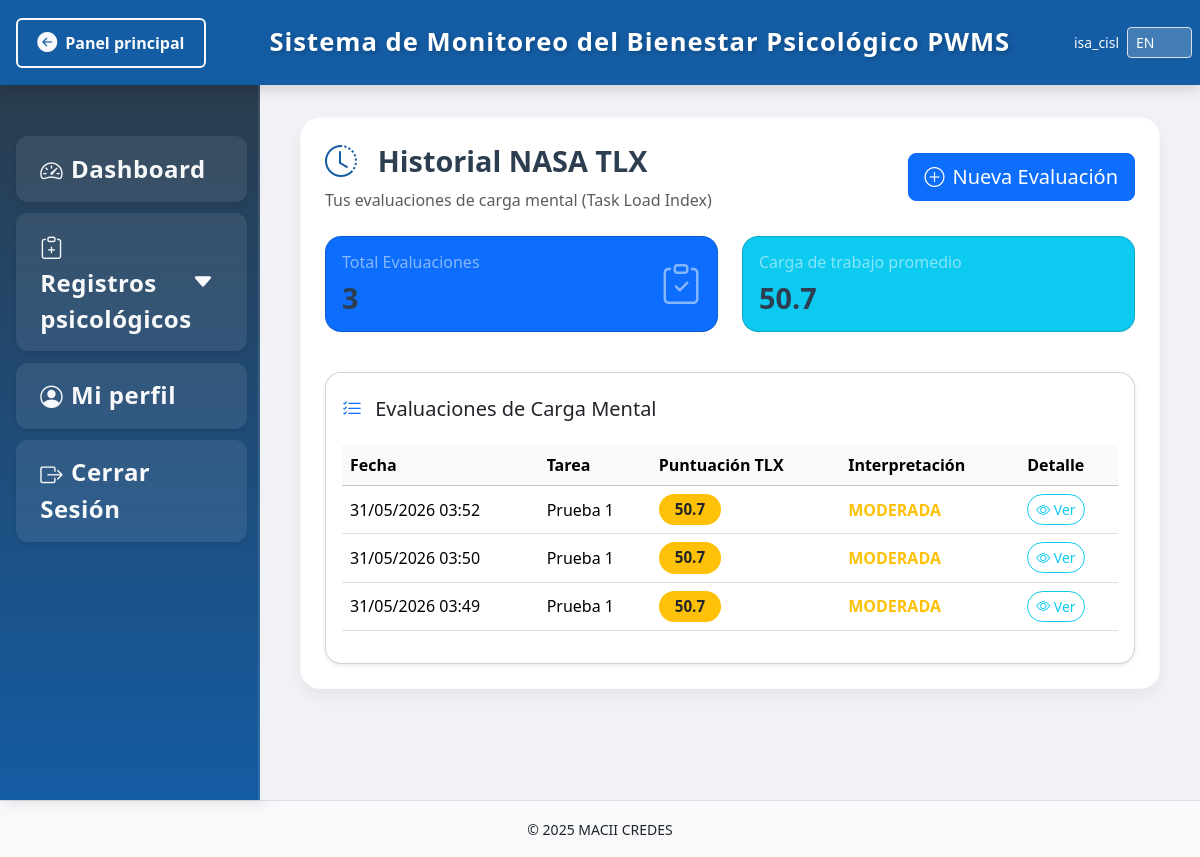
The app's page /pwms/nasa-tlx/historial/ (signed in) with its own data.
### PWMS/models.py (models this page shows, shortened)
class EvaluacionNASATLX(models.Model):
    usuario = models.ForeignKey(User, on_delete=models.CASCADE, verbose_name="Usuario")
    fecha_creacion = models.DateTimeField(auto_now_add=True, verbose_name="Fecha de evaluación")
    tarea_descripcion = models.TextField(verbose_name="Descripción de la tarea evaluada", blank=True)
    demanda_mental = models.IntegerField(validators=[MinValueValidator(0), MaxValueValidator(20)], default=10)
    demanda_fisica = models.IntegerField(validators=[MinValueValidator(0), MaxValueValidator(20)], default=10)
    demanda_temporal = models.IntegerField(validators=[MinValueValidator(0), MaxValueValidator(20)], default=10)
    rendimiento = models.IntegerField(validators=[MinValueValidator(0), MaxValueValidator(20)], default=10)
    esfuerzo = models.IntegerField(validators=[MinValueValidator(0), MaxValueValidator(20)], default=10)
    frustracion = models.IntegerField(validators=[MinValueValidator(0), MaxValueValidator(20)], default=10)
    peso_demanda_mental = models.IntegerField(validators=[MinValueValidator(0), MaxValueValidator(5)], default=0)
    peso_demanda_fisica = models.IntegerField(validators=[MinValueValidator(0), MaxValueValidator(5)], default=0)
    peso_demanda_temporal = models.IntegerField(validators=[MinValueValidator(0), MaxValueValidator(5)], default=0)
    peso_rendimiento = models.IntegerField(validators=[MinValueValidator(0), MaxValueValidator(5)], default=0)
    peso_esfuerzo = models.IntegerField(validators=[MinValueValidator(0), MaxValueValidator(5)], default=0)
    peso_frustracion = models.IntegerField(validators=[MinValueValidator(0), MaxValueValidator(5)], default=0)
    puntuacion_total = models.FloatField(default=0.0, help_text="Escala 0-100")
    video = models.FileField(upload_to='videos_nasa_tlx/%Y/%m/%d/', null=True, blank=True)
    video_metadata = models.JSONField(null=True, blank=True)
    fecha_inicio = models.DateTimeField(null=True, blank=True)
    notas_adicionales = models.TextField(blank=True)
    class Meta:
        verbose_name = "Evaluación NASA TLX"
        ordering = ['-fecha_creacion']

### PWMS/api_views.py (the view)
# urls.py: path('nasa-tlx/historial/', api_views.nasa_tlx_historial, name='nasa_tlx_historial'),
@login_required
def nasa_tlx_historial(request):
    evaluaciones = EvaluacionNASATLX.objects.filter(
        usuario=request.user
    ).order_by('-id')
    total = evaluaciones.count()
    promedio = evaluaciones.aggregate(
        Avg('puntuacion_total')
    )['puntuacion_total__avg'] or 0
    paginator = Paginator(evaluaciones, 10)
    page = request.GET.get('page')
    return render(request, 'nasa_tlx_historial.html', {
        'evaluaciones': paginator.get_page(page),
        'total_evaluaciones': total,
        'promedio_carga': round(promedio, 1),
    })

### PWMS/templates/nasa_tlx_historial.html (shortened to what this page needs)
{% extends 'estructura_base_PWMS.html' %}
{% load static %}
{% load i18n %}
{% block contenido %}
<div class="dashboard-container">
    <div class="dashboard-grid">
        <div class="welcome-card">
            <div class="d-flex justify-content-between align-items-center mb-4">
                <div>
                    <h2><i class="bi bi-clock-history me-2"></i> {% trans "Historial NASA TLX" %}</h2>
                    <p class="text-muted mb-0">{% trans "Tus evaluaciones de carga mental (Task Load Index)" %}</p>
                </div>
                <div>
                    <a href="{% url 'PWMS:nasa_tlx_create' %}" class="btn btn-primary btn-lg">
                        <i class="bi bi-plus-circle me-2"></i>{% trans "Nueva Evaluación" %}
                    </a>
                </div>
            </div>
            <div class="row mb-4">
                <div class="col-md-6 mb-3">
                    <div class="card bg-primary text-white stat-card h-100">
                        <div class="card-body">
                            <div class="d-flex justify-content-between align-items-center">
                                <div>
                                    <h6 class="card-title text-white-50">{% trans "Total Evaluaciones" %}</h6>
                                    <h2 class="display-6 mb-0">{{ total_evaluaciones|default:0 }}</h2>
                                </div>
                                <i class="bi bi-clipboard-check fs-1 opacity-50"></i>
                            </div>
                        </div>
                    </div>
                </div>
                <div class="col-md-6 mb-3">
                    <div class="card bg-info text-white stat-card h-100">
                        <div class="card-body">
                            <div class="d-flex justify-content-between align-items-center">
                                <div>
                                    <h6 class="card-title text-white-50">{% trans "Carga de trabajo promedio" %}</h6>
                                    <h2 class="display-6 mb-0">{{ promedio_carga|default:0 }}</h2>
                                </div>
                            </div>
                        </div>
                    </div>
                </div>
            </div>
            <div class="row">
                <div class="col-12">
                    <div class="card shadow-sm rounded-4">
                        <div class="card-header bg-white rounded-top-4 border-0 pt-4 pb-2">
                            <h5 class="mb-0">
                                <i class="bi bi-list-check me-2 text-primary"></i>
                                {% trans "Evaluaciones de Carga Mental" %}
                            </h5>
                        </div>
                        <div class="card-body">
                            {% if evaluaciones %}
                            <div class="table-responsive">
                                <table class="table table-hover align-middle">
                                    <thead class="table-light">
                                        <tr>
                                            <th>{% trans "Fecha" %}</th>
                                            <th>{% trans "Tarea" %}</th>
                                            <th>{% trans "Puntuación TLX" %}</th>
                                            <th>{% trans "Interpretación" %}</th>
                                            <th>{% trans "Detalle" %}</th>
                                        </tr>
                                    </thead>
                                    <tbody>
                                        {% for eval in evaluaciones %}
                                        <tr>
                                            <td>{{ eval.fecha_creacion|date:"d/m/Y H:i" }}</td>
                                            <td>{{ eval.tarea_descripcion|truncatechars:50|default:"—" }}</td>
                                            <td>
                                                <span class="badge
                                                    {% if eval.puntuacion_total < 30 %}bg-success
                                                    {% elif eval.puntuacion_total < 60 %}bg-warning text-dark
                                                    {% else %}bg-danger{% endif %}">
                                                    {{ eval.puntuacion_total|floatformat:1 }}
                                                </span>
                                            </td>
                                            <td>
                                                {% if eval.puntuacion_total < 30 %}
                                                    <span class="text-success fw-bold">{% trans "BAJA" %}</span>
                                                {% elif eval.puntuacion_total < 60 %}
                                                    <span class="text-warning fw-bold">{% trans "MODERADA" %}</span>
                                                {% else %}
                                                    <span class="text-danger fw-bold">{% trans "ALTA" %}</span>
                                                {% endif %}
                                            </td>
                                            <td>
                                                <a href="{% url 'PWMS:nasa_tlx_resultado' eval.id %}" class="btn btn-sm btn-outline-info rounded-pill">
                                                    <i class="bi bi-eye"></i> {% trans "Ver" %}
                                                </a>
                                            </td>
                                        </tr>
                                        {% endfor %}
                                    </tbody>
                                </table>
                            </div>
                            {% endif %}
                        </div>
                    </div>
                </div>
            </div>
        </div>
    </div>
</div>
{% endblock %}

### PWMS/templates/estructura_base_PWMS.html (shortened to what this page needs)
{% load static %}
{% load i18n %}
{% get_current_language as CURRENT_LANGUAGE %}
<!doctype html>
<html lang="{{ CURRENT_LANGUAGE }}">
    <head>
        <link rel="stylesheet" href="{% static 'css/bootstrap.css' %}">
        <link rel="stylesheet" href="{% static 'css/bootstrap-icons.css' %}">
        <link rel="stylesheet" href="{% static 'css/estilos_panel_pwms.css' %}?v=2">
    </head>
    <body>
        <header class="navbar navbar-dark bg-primary fixed-top d-flex justify-content-between align-items-center px-3" style="height: 85px;">
            <a href="{% url 'panel_principal' %}" class="btn btn-outline-light d-flex align-items-center gap-2">
                <i class="bi bi-arrow-left-circle-fill fs-5"></i>
                <span class="d-none d-sm-inline">{% trans "Panel principal" %}</span>
            </a>
            <div class="text-center flex-grow-1">
                <span class="encabezado">{% trans "Sistema de Monitoreo del Bienestar Psicológico PWMS" %}</span>
            </div>
            <div class="d-flex align-items-center" style="width: 110px;">
                {% if user.is_authenticated %}
                <span class="text-light me-2 small d-none d-sm-inline">{{ user.username }}</span>
                {% endif %}
                <form action="{% url 'set_language' %}" method="post" class="d-inline">
                    <select name="language" class="form-select form-select-sm" onchange="this.form.submit()" style="width: auto; background: rgba(255,255,255,0.2); color: white;">
                        <option value="en" {% if CURRENT_LANGUAGE == 'en' %}selected{% endif %}>EN</option>
                    </select>
                </form>
            </div>
        </header>
        <div style="display: flex; width: 100%;">
            <nav class="sidebar" style="width: 260px; min-width: 260px; max-width: 260px;">
                <div class="position-sticky pt-3">
                    <ul class="nav flex-column">
                        <li class="nav-item">
                            <a class="nav-link {% if request.path == '/pwms/dashboard/' %}active{% endif %}" href="{% url 'PWMS:pwms_dashboard' %}">
                                <i class="bi bi-speedometer2 me-2"></i>{% trans "Dashboard" %}
                            </a>
                        </li>
                        <li class="nav-item">
                            <a class="nav-link d-flex justify-content-between align-items-center" data-bs-toggle="collapse" href="#submenuPsico">
                                <span><i class="bi bi-clipboard-plus"></i>{% trans "Registros psicológicos" %}</span>
                                <i class="bi bi-caret-down-fill small"></i>
                            </a>
                        </li>
                        <li class="nav-item">
                            <a class="nav-link" href="{% url 'PWMS:perfil' %}">
                                <i class="bi bi-person-circle me-2"></i>{% trans "Mi perfil" %}
                            </a>
                        </li>
                        <li class="nav-item">
                            <a class="nav-link text-danger" href="{% url 'PWMS:panel_logout' %}">
                                <i class="bi bi-box-arrow-right me-2"></i>{% trans "Cerrar Sesión" %}
                            </a>
                        </li>
                    </ul>
                </div>
            </nav>
            <main style="background-color: #f0f2f5; min-height: calc(100vh - 85px); width: calc(100% - 260px); padding: 2rem;">
                {% block contenido %}
                {% endblock %}
            </main>
        </div>
        <footer class="text-center py-3 bg-light border-top mt-auto">
            <small>&copy; 2025 MACII CREDES</small>
        </footer>
    </body>
</html>

### PWMS/static/css/estilos_panel_pwms.css (style rules this page uses)
:root { --azul-primario: #145ca3; --blanco: #ffffff; --gris-fondo: #f0f2f5; --gris-oscuro: #2c3e50; --gris-hover: #34495e; --sombra: rgba(0, 0, 0, 0.15); --fuente: 'Segoe UI', Tahoma, Geneva, Verdana, sans-serif; }
* { margin: 0; padding: 0; box-sizing: border-box; }
body { margin: 0; padding-top: 85px; font-family: var(--fuente); background-color: var(--gris-fondo); overflow-x: hidden; }
.navbar { background-color: #145ca3 !important; height: 85px; box-shadow: 0 4px 12px var(--sombra); padding: 0 1.5rem; }
.encabezado { color: var(--blanco); font-size: 2rem; font-weight: 700; white-space: nowrap; letter-spacing: 1px; text-shadow: 2px 2px 4px rgba(0,0,0,0.2); }
.navbar .btn-outline-light { border-width: 2px; font-weight: 600; padding: 0.5rem 1.2rem; transition: all 0.3s; }
.sidebar { min-height: calc(100vh - 85px); padding: 2rem 1rem; background: linear-gradient(to bottom, #2a3c4e, #145ca3); border-right: 2px solid rgba(255,255,255,0.1); box-shadow: 4px 0 15px rgba(0, 0, 0, 0.15); color: #fff; width: 260px; min-width: 260px; max-width: 260px; flex-shrink: 0; }
.nav { display: flex; flex-direction: column; gap: 0.3rem; }
.nav-item { list-style: none; }
.nav-link { position: relative; display: block; padding: 0.9rem 1.2rem; margin: 0.2rem 0; color: #f8f9fa !important; background-color: rgba(255, 255, 255, 0.08); border-radius: 12px; border-left: 5px solid transparent; transition: all 0.3s ease; font-weight: 600; font-size: 1.5rem; text-decoration: none; letter-spacing: 0.5px; box-shadow: 0 2px 4px rgba(0,0,0,0.1); }
.nav-link i { font-size: 1.4rem; margin-right: 0.8rem; vertical-align: middle; }
main { background-color: var(--gris-fondo); padding: 2rem 2.5rem !important; min-height: calc(100vh - 85px); }
.dashboard-container { width: 100%; }
.welcome-card { background: white; border-radius: 24px; padding: 2.2rem; box-shadow: 0 8px 24px rgba(0,0,0,0.02); border: 1px solid rgba(0,0,0,0.02); }
.welcome-card h2 { color: var(--gris-oscuro); font-size: 1.8rem; font-weight: 700; margin-bottom: 0.5rem; display: flex; align-items: center; gap: 0.8rem; }
.welcome-card h2 i { color: var(--azul-primario); font-size: 2rem; }
@media (max-width: 1200px) { .encabezado { font-size: 1.6rem; } }

### PWMS/templates/nasa_tlx_historial.html (style rules this page uses)
.stat-card { transition: transform 0.2s; border-radius: 1rem; }
.display-6 { font-size: 2rem; font-weight: 600; }
.badge { font-size: 0.95rem; padding: 0.5rem 1rem; border-radius: 2rem; }
.welcome-card { background: white; border-radius: 1.25rem; box-shadow: 0 0.5rem 1rem rgba(0,0,0,0.05); padding: 1.5rem; }

### records on screen
EvaluacionNASATLX: fecha_creacion "31/05/2026 03:52", tarea_descripcion "Prueba 1", puntuacion_total "50.7"
EvaluacionNASATLX: fecha_creacion "31/05/2026 03:50", tarea_descripcion "Prueba 1", puntuacion_total "50.7"
EvaluacionNASATLX: fecha_creacion "31/05/2026 03:49", tarea_descripcion "Prueba 1", puntuacion_total "50.7"

### other values on screen
{{ user.username }} "isa_cisl"
{{ total_evaluaciones|default:0 }} "3"
{{ promedio_carga|default:0 }} "50.7"
